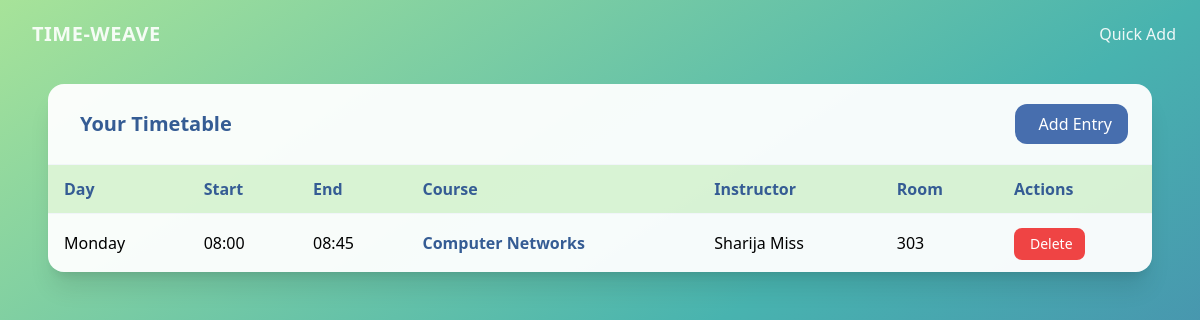
Page /timetable on the earlier database version.
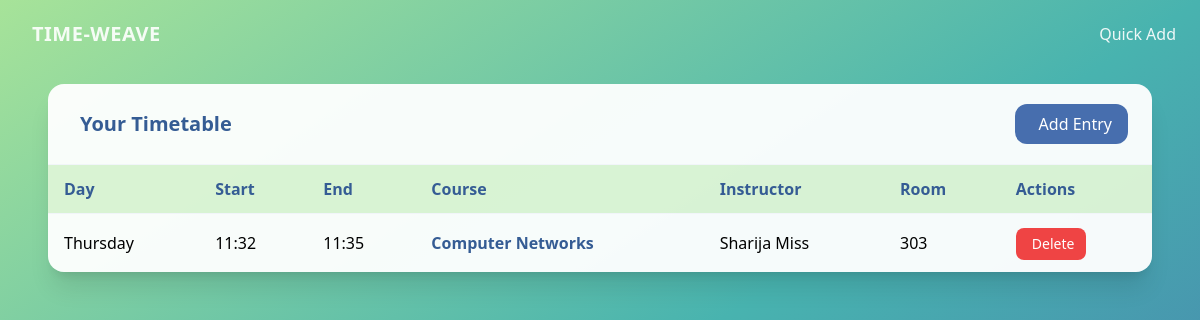
Same page on the later database version.
### tables this page shows
CREATE TABLE entries (
            id INTEGER PRIMARY KEY AUTOINCREMENT,
            course TEXT NOT NULL,
            instructor TEXT NOT NULL,
            room TEXT NOT NULL,
            day TEXT NOT NULL,
            start_time TEXT NOT NULL,
            end_time TEXT NOT NULL,
            created_at TIMESTAMP DEFAULT CURRENT_TIMESTAMP
        );

### app.py (the view)
@app.route("/timetable")
def timetable():
    db = get_db()
    rows = db.execute(
        "SELECT * FROM entries ORDER BY day, start_time"
    ).fetchall()
    return render_template("timetable.html", entries=rows)

### app.py (called while the page is built)
def get_db():
    if 'db' not in g:
        g.db = sqlite3.connect(app.config['DATABASE'])
        g.db.row_factory = sqlite3.Row
    return g.db

### templates/timetable.html (shortened to what this page needs)
<!doctype html>
<html lang="en">
<head>
  <script src="https://cdn.tailwindcss.com"></script>
</head>
<body class="min-h-screen bg-gradient-to-br from-[#A7E399] via-[#48B3AF] to-[#476EAE]">
  <nav class="mx-auto max-w-7xl px-6 py-5 flex items-center justify-between text-white/90">
    <a href="{{ url_for('index') }}" class="flex items-center gap-2">
      <span class="text-xl tracking-wide font-extrabold">TIME-WEAVE</span>
    </a>
    <div class="hidden sm:flex items-center gap-6">
      <a href="{{ url_for('index') }}#quick-add" class="hover:text-white">
         Quick Add
      </a>
    </div>
  </nav>
  <main class="mx-auto max-w-6xl px-6 pb-16">
    <div class="rounded-2xl bg-white/95 shadow-xl overflow-hidden">
      <div class="px-6 py-5 border-b border-slate-100 flex items-center justify-between">
        <h1 class="text-xl font-bold text-[#355c94] flex items-center gap-2">
           Your Timetable
        </h1>
        <a href="{{ url_for('index') }}#quick-add" class="inline-flex items-center gap-2 rounded-xl bg-[#476EAE] text-white px-4 py-2 hover:bg-[#355c94] transition">
           Add Entry
        </a>
      </div>
      <div class="overflow-x-auto">
        <table class="w-full text-left">
          <thead>
            <tr class="bg-[#A7E399]/40 text-[#355c94]">
              <th class="px-4 py-3">Day</th>
              <th class="px-4 py-3">Start</th>
              <th class="px-4 py-3">End</th>
              <th class="px-4 py-3">Course</th>
              <th class="px-4 py-3">Instructor</th>
              <th class="px-4 py-3">Room</th>
              <th class="px-4 py-3">Actions</th>
            </tr>
          </thead>
          <tbody>
            {% if entries %}
              {% for e in entries %}
              <tr class="border-t border-slate-100 hover:bg-[#F6FF99]/50">
                <td class="px-4 py-3">{{ e['day'] }}</td>
                <td class="px-4 py-3">{{ e['start_time'] }}</td>
                <td class="px-4 py-3">{{ e['end_time'] }}</td>
                <td class="px-4 py-3 font-semibold text-[#355c94]">{{ e['course'] }}</td>
                <td class="px-4 py-3">{{ e['instructor'] }}</td>
                <td class="px-4 py-3">{{ e['room'] }}</td>
                <td class="px-4 py-3">
                    <div class="flex flex-wrap items-center gap-2">
                        <form method="POST"
                            action="{{ url_for('delete_entry', entry_id=e['id']) }}">
                        <button type="submit"
                                class="inline-flex items-center gap-1 rounded-lg bg-red-500 text-white px-3 py-1.5 text-sm hover:bg-red-600 transition">
                             Delete
                        </button>
                        </form>
                    </div>
                </td>
              </tr>
              {% endfor %}
            {% endif %}
          </tbody>
        </table>
      </div>
    </div>
  </main>
</body>
</html>

Differences in the rows shown:
removed entries: day "Monday", start_time "08:00", end_time "08:45", course "Computer Networks", instructor "Sharija Miss", room "303"
added entries: day "Thursday", start_time "11:32", end_time "11:35", course "Computer Networks", instructor "Sharija Miss", room "303"
